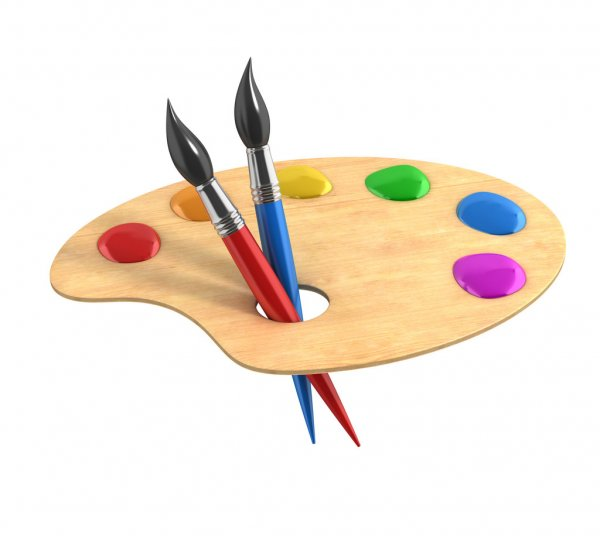
#> input picture palette.jpg, 600 x 536 px
$ python main.py
#> lines starting #> are read from the running program, lines starting #| are printed output that depends on the picture
#> further down, image is the input picture: shape (536, 600, 3); mean B, G, R 221.3, 231.9, 242.2
import cv2


def show_blue(img):
    img_blue = img.copy()

    img_blue[:, :, 1] = 0
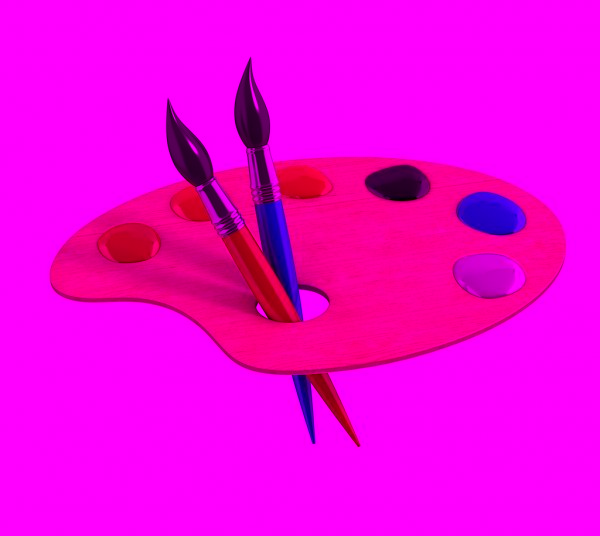
#> img_blue: shape (536, 600, 3); mean B, G, R 221.3, 0, 242.2
    img_blue[:, :, 2] = 0
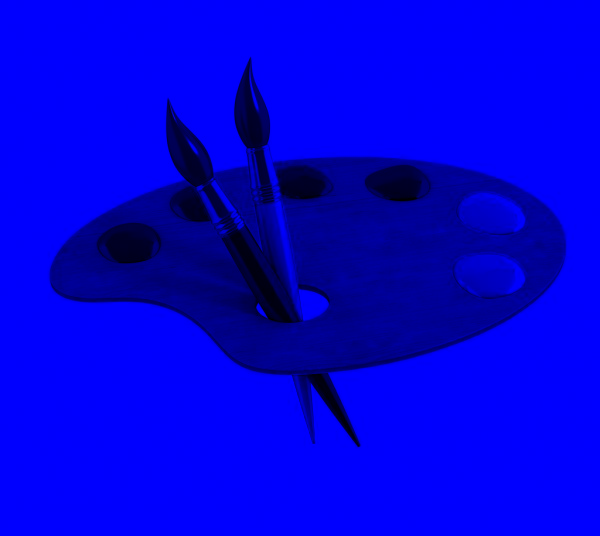
#> img_blue: shape (536, 600, 3); mean B, G, R 221.3, 0, 0

    cv2.imshow("blue", img_blue)
    cv2.waitKey(0)


def show_green(img):
    img_green = img.copy()

    img_green[:, :, 0] = 0
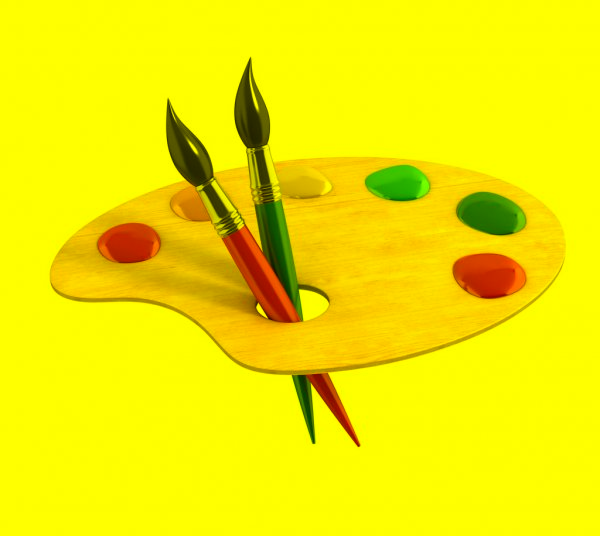
#> img_green: shape (536, 600, 3); mean B, G, R 0, 231.9, 242.2
    img_green[:, :, 2] = 0
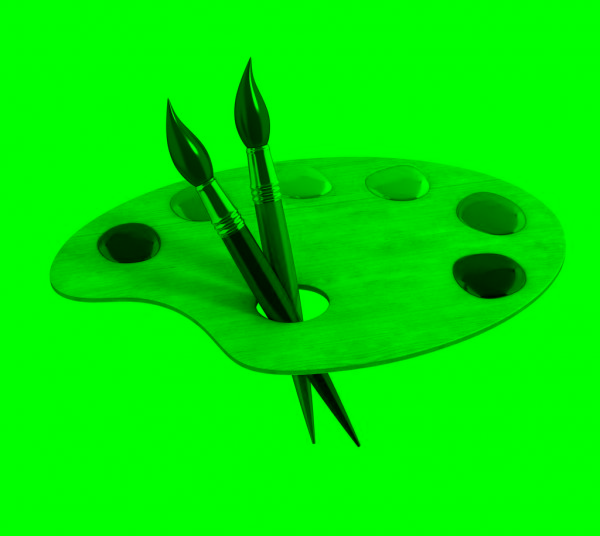
#> img_green: shape (536, 600, 3); mean B, G, R 0, 231.9, 0

    cv2.imshow("green", img_green)
    cv2.waitKey(0)


def show_red(img):
    img_red = img.copy()

    img_red[:, :, 0] = 0
    img_red[:, :, 1] = 0
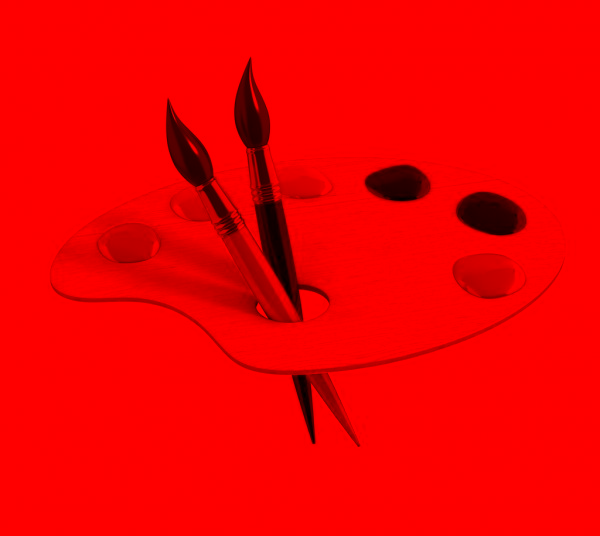
#> img_red: shape (536, 600, 3); mean B, G, R 0, 0, 242.2

    cv2.imshow("red", img_red)
    cv2.waitKey(0)


path = "../palette.jpg"

image = cv2.imread(path)

show_blue(image)
show_green(image)
show_red(image)
